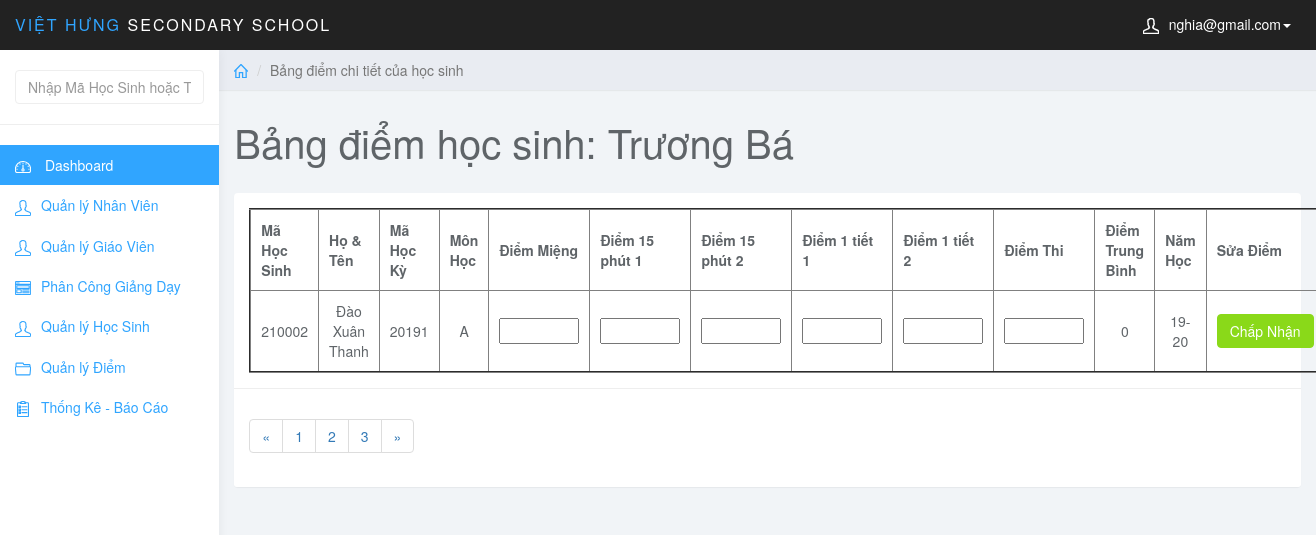
The page /admin/index.php?page=edit_diem_hs&id_hs=210002&id_mon=A&MaHocKy=20191 (signed in) on the database as committed earlier.
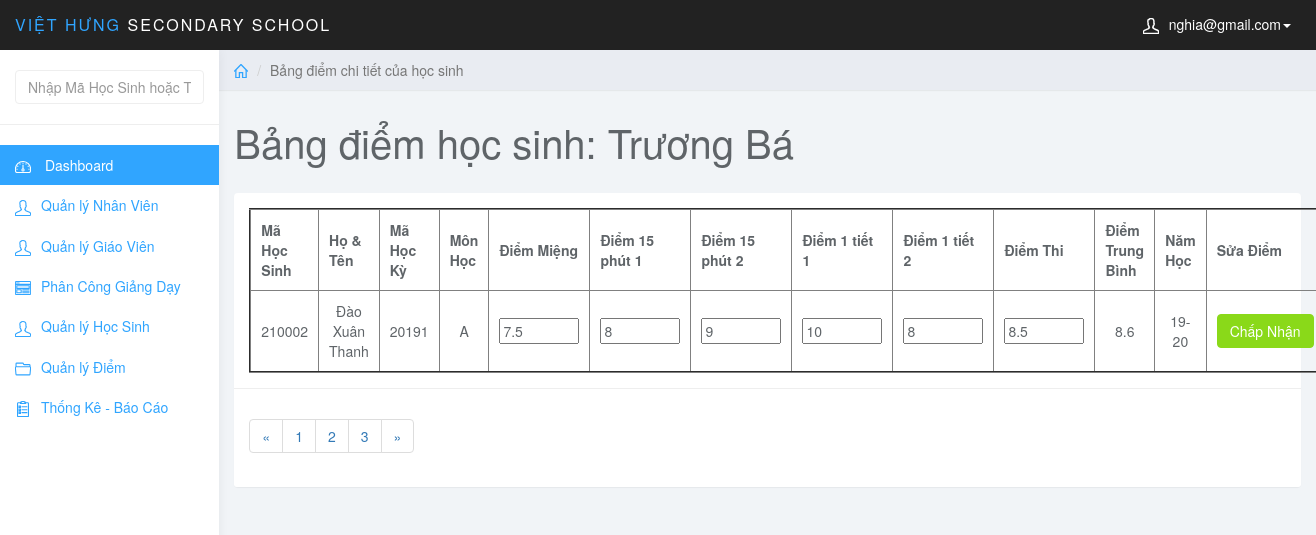
The same page on the database as committed later.
### tables this page shows
CREATE TABLE `diem` (
  `MaDiem` int(6) NOT NULL AUTO_INCREMENT,
  `MaHocKy` varchar(5) NOT NULL,
  `MaMonHoc` varchar(5) NOT NULL,
  `MaHS` int(6) NOT NULL,
  `MaLopHoc` varchar(10) NOT NULL,
  `DiemMieng` varchar(5) NOT NULL,
  `Diem15Phut1` varchar(5) NOT NULL,
  `Diem15Phut2` varchar(5) NOT NULL,
  `Diem1Tiet1` varchar(5) NOT NULL,
  `Diem1Tiet2` varchar(5) NOT NULL,
  `DiemThi` varchar(5) NOT NULL,
  `DiemTB` float NOT NULL,
  PRIMARY KEY (`MaDiem`),
  KEY `fk_diem_mahk` (`MaHocKy`),
  KEY `fk_diem_monhoc` (`MaMonHoc`),
  KEY `fk_diem_hocsinh` (`MaHS`),
  KEY `MaLopHoc` (`MaLopHoc`),
  CONSTRAINT `diem_ibfk_1` FOREIGN KEY (`MaLopHoc`) REFERENCES `lophoc` (`MaLopHoc`),
  CONSTRAINT `fk_diem_hocsinh` FOREIGN KEY (`MaHS`) REFERENCES `hocsinh` (`MaHS`),
  CONSTRAINT `fk_diem_mahk` FOREIGN KEY (`MaHocKy`) REFERENCES `hocky` (`MaHocKy`),
  CONSTRAINT `fk_diem_monhoc` FOREIGN KEY (`MaMonHoc`) REFERENCES `monhoc` (`MaMonHoc`)
);

### admin/edit_diem_hs.php (the view, shortened to what the changed rows need)
<?php
    $stu_id = $_GET['id_hs'];
    $id_mon = $_GET['id_mon'];
    $sql_view = "SELECT * FROM hocsinh JOIN diem ON hocsinh.MaHS = diem.MaHS JOIN hocky ON diem.MaHocKy = hocky.MaHocKy WHERE hocsinh.MaHS = '$stu_id' AND diem.MaMonHoc = '$id_mon'";
    $query_view = mysqli_query($conn,$sql_view);
?>
<div class="col-sm-9 col-sm-offset-3 col-lg-10 col-lg-offset-2 main">
		<div class="row">
			<ol class="breadcrumb">
				<li><a href="index.php"><svg class="glyph stroked home"><use xlink:href="#stroked-home"></use></svg></a></li>
				<li class="active">Bảng điểm chi tiết của học sinh</li>
			</ol>
		</div>
		<div class="row">
			<div class="col-lg-12">
				<h1 class="page-header">Bảng điểm học sinh: Trương Bá </h1>
			</div>
		</div>
		<div class="row">
			<div class="col-lg-12">
				<div class="panel panel-default">
					<div class="panel-body">
                        <table border="2px" width="100%" style="text-align: center;">
						    <thead>
						    <tr>
						        <th data-field="id" data-sortable="true">Mã Học Sinh</th>
                                <th data-field="name"  data-sortable="true">Họ & Tên</th>
                                <th data-sortable="true">Mã Học Kỳ</th>
                                <th data-sortable="true">Môn Học</th>
                                <th data-sortable="true">Điểm Miệng</th>
                                <th data-sortable="true">Điểm 15 phút 1</th>
                                <th data-sortable="true">Điểm 15 phút 2</th>
                                <th data-sortable="true">Điểm 1 tiết 1</th>
                                <th data-sortable="true">Điểm 1 tiết 2</th>
                                <th data-sortable="true">Điểm Thi</th>
                                <th data-sortable="true">Điểm Trung Bình</th>
                                <th data-sortable="true">Năm Học</th>
                                <th>Sửa Điểm</th>
						    </tr>
                            </thead>
                            <tbody>
                                <?php
                                    $row_view = mysqli_fetch_assoc($query_view)
                                ?>
                                <tr>
                                <form  method="post">
                                    <td><?php echo $row_view['MaHS']; ?></td>
                                    <td><?php echo $row_view['TenHS']; ?></td>
                                    <td><?php echo $row_view['MaHocKy']; ?></td>
                                    <td><?php echo $row_view['MaMonHoc']; ?></td>
                                    <td class="form-group"><input style="width: 80px;" type="text" name="DiemMieng" value="<?php echo $row_view['DiemMieng']; ?>"></td>
                                    <td class="form-group"><input style="width: 80px;" type="text" name="Diem15Phut1" value="<?php echo $row_view['Diem15Phut1']; ?>"></td>
                                    <td class="form-group"><input style="width: 80px;" type="text" name="Diem15Phut2" value="<?php echo $row_view['Diem15Phut2']; ?>"></td>
                                    <td class="form-group"><input style="width: 80px;" type="text" name="Diem1Tiet1" value="<?php echo $row_view['Diem1Tiet1']; ?>"></td>
                                    <td class="form-group"><input style="width: 80px;" type="text" name="Diem1Tiet2" value="<?php echo $row_view['Diem1Tiet2']; ?>"></td>
                                    <td class="form-group"><input style="width: 80px;" type="text" name="DiemThi" value="<?php echo $row_view['DiemThi']; ?>"></td>
                                    <?php
                                        $diemTBMon = round(($row_view['DiemMieng']+$row_view['Diem15Phut1']+$row_view['Diem15Phut2']+$row_view['Diem1Tiet1']*2+$row_view['Diem1Tiet2']*2+$row_view['DiemThi']*3)/10,1);
                                    ?>
                                    <td><?php echo $diemTBMon; ?></td>
                                    <td><?php echo $row_view['NamHoc']; ?></td>
                                    <td class="form-group">
                                        <button type="submit" name="sbm" class="btn btn-success">Chấp Nhận</button>
                                    </td>
                                    </form>
                                </tr>
                            </tbody>
						</table>
                    </div>
                    <div class="panel-footer">
                        <nav aria-label="Page navigation example">
                            <ul class="pagination">
                                <li class="page-item"><a class="page-link" href="#">&laquo;</a></li>
                                <li class="page-item"><a class="page-link" href="#">1</a></li>
                                <li class="page-item"><a class="page-link" href="#">2</a></li>
                                <li class="page-item"><a class="page-link" href="#">3</a></li>
                                <li class="page-item"><a class="page-link" href="#">&raquo;</a></li>
                            </ul>
                        </nav>
                    </div>
				</div>
			</div>
		</div>
	</div>

Rows that differ between the two databases and show on the page:
changed diem: DiemMieng (not shown) → "7.5"; Diem15Phut1 (not shown) → "8"; Diem15Phut2 (not shown) → "9"; Diem1Tiet1 (not shown) → "10"; Diem1Tiet2 (not shown) → "8"; DiemThi (not shown) → "8.5"; diemTBMon "0" → "8.6"
